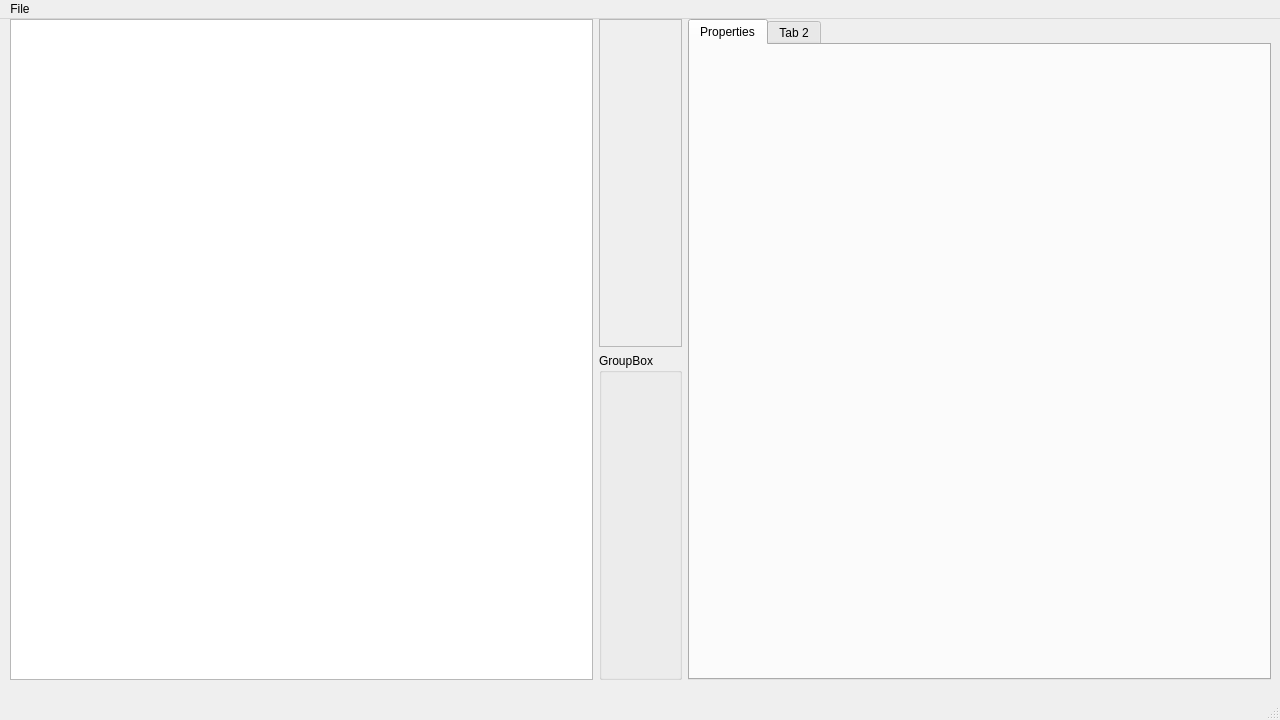
<?xml version="1.0" encoding="UTF-8"?>
<ui version="4.0">
 <class>MainWindow</class>
 <widget class="QMainWindow" name="MainWindow">
  <property name="geometry">
   <rect>
    <x>0</x>
    <y>0</y>
    <width>1280</width>
    <height>720</height>
   </rect>
  </property>
  <property name="windowTitle">
   <string>Boilered</string>
  </property>
  <widget class="QWidget" name="centralwidget">
   <widget class="QWidget" name="">
    <property name="geometry">
     <rect>
      <x>10</x>
      <y>0</y>
      <width>1261</width>
      <height>661</height>
     </rect>
    </property>
    <layout class="QHBoxLayout" name="horizontalLayout">
     <item>
      <widget class="QListView" name="entitiesListView"/>
     </item>
     <item>
      <layout class="QVBoxLayout" name="verticalLayout">
       <item>
        <widget class="QFrame" name="renderParent">
         <property name="minimumSize">
          <size>
           <width>80</width>
           <height>0</height>
          </size>
         </property>
         <property name="frameShape">
          <enum>QFrame::StyledPanel</enum>
         </property>
         <property name="frameShadow">
          <enum>QFrame::Raised</enum>
         </property>
        </widget>
       </item>
       <item>
        <widget class="QGroupBox" name="groupBox">
         <property name="title">
          <string>GroupBox</string>
         </property>
        </widget>
       </item>
      </layout>
     </item>
     <item>
      <widget class="QTabWidget" name="tabWidget">
       <property name="currentIndex">
        <number>0</number>
       </property>
       <widget class="QWidget" name="tab">
        <attribute name="title">
         <string>Properties</string>
        </attribute>
       </widget>
       <widget class="QWidget" name="tab_2">
        <attribute name="title">
         <string>Tab 2</string>
        </attribute>
       </widget>
      </widget>
     </item>
    </layout>
   </widget>
  </widget>
  <widget class="QMenuBar" name="menubar">
   <property name="geometry">
    <rect>
     <x>0</x>
     <y>0</y>
     <width>1280</width>
     <height>30</height>
    </rect>
   </property>
   <widget class="QMenu" name="menuFile">
    <property name="title">
     <string>File</string>
    </property>
    <addaction name="actionNew_Scene"/>
    <addaction name="actionExit"/>
   </widget>
   <addaction name="menuFile"/>
  </widget>
  <widget class="QStatusBar" name="statusbar"/>
  <action name="actionNew_Scene">
   <property name="text">
    <string>New Scene</string>
   </property>
  </action>
  <action name="actionExit">
   <property name="text">
    <string>Exit</string>
   </property>
  </action>
 </widget>
 <resources/>
 <connections/>
</ui>
